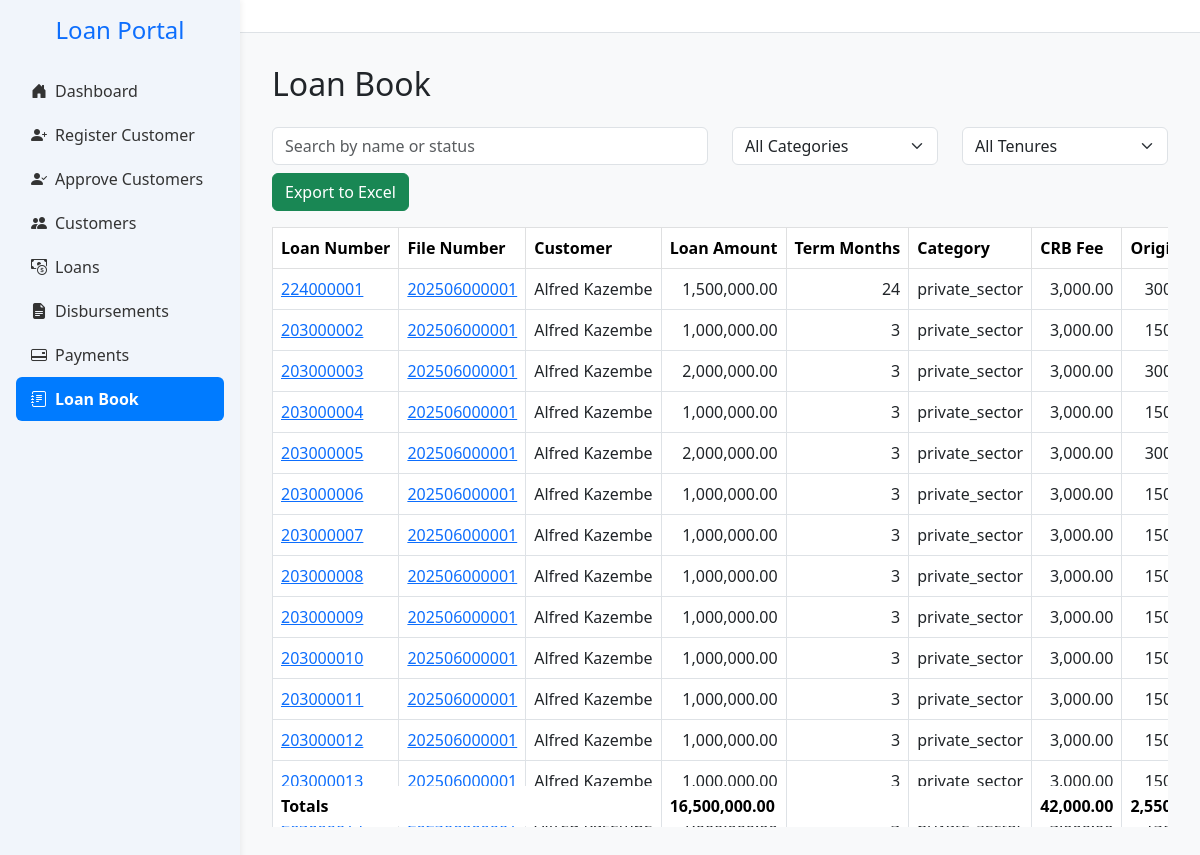
The page /loanbook on the database its author committed.
### app.py (models this page shows, shortened)
class LoanApplication(db.Model):
    __tablename__ = 'loan_applications'
    id = db.Column(db.Integer, primary_key=True)
    customer_id = db.Column(db.Integer, db.ForeignKey('customers.id'), nullable=False)
    loan_amount = db.Column(db.Float,nullable=False, default=0.0)
    status = db.Column(db.String(20), default='pending')
    created_at = db.Column(db.DateTime, default=datetime.utcnow)
    term_months = db.Column(db.Integer)
    monthly_instalment = db.Column(db.Float)
    total_repayment = db.Column(db.Float)
    effective_rate = db.Column(db.Float)
    category = db.Column(db.String(50))
    loan_category = db.Column(db.Integer, nullable=False)
    disbursed = db.Column(db.Boolean, default=False)
    disbursed_bank = db.Column(db.String(100))
    crb_fees = db.Column(db.Float, default=3000)
    origination_fees = db.Column(db.Float)
    insurance_fees = db.Column(db.Float)
    total_fees = db.Column(db.Float)
    collection_fees = db.Column(db.Float)
    schedule_id = db.Column(
    db.Integer,
    db.ForeignKey('repayment_schedules.id', use_alter=True, name='fk_schedule_id'),
    nullable=True
    )
    loan_number = db.Column(db.String(20), nullable=True, unique=True)
    file_number = db.Column(db.String(50))
    date_created = db.Column(db.DateTime, default=datetime.utcnow)
    disbursement_date = db.Column(db.Date, nullable=True)
    cash_to_client = db.Column(db.Float,nullable=False, default=0.0)
    top_up_interest = db.Column(db.Float, default=0.0)
    settlement_interest = db.Column(db.Float, default=0.0)
    closure_type = db.Column(db.String(20))  # 'settlement' or 'topup'
    closure_date = db.Column(db.DateTime)
    top_up_of = db.Column(db.Integer, db.ForeignKey('loan_applications.id'), nullable=True)
    application_status = db.Column(db.String(20), nullable=False, default='pending')
    loan_state = db.Column(db.String(20), nullable=False, default='active')
    performance_status = db.Column(db.String(20), nullable=False, default='performing')
    top_up_balance = db.Column(db.Float, default=0.0)
    settlement_balance = db.Column(db.Float, default=0.0)
    current_balance = db.Column(db.Float, default=0.0)
    settlement_type = Column(Enum(SettlementTypeEnum), nullable=True)
    settling_institution = Column(String(255), nullable=True)  # only if third_party
    settlement_reason = db.Column(db.String(255), nullable=True)
    parent_loan_id = db.Column(
        db.Integer,
        db.ForeignKey('loan_applications.id'),
        nullable=True
    )
    topups = db.relationship(
        'LoanApplication',
        foreign_keys=[parent_loan_id],  # 👈 Specify which foreign key to use
        backref=db.backref('parent_loan', remote_side=[id]),
        cascade='all, delete-orphan'
    )
    payments = db.relationship('Payment', back_populates='loan', cascade='all, delete-orphan')
    customer = db.relationship('Customer', back_populates='loans')
    repayment_schedules = db.relationship(
        'RepaymentSchedule',
        back_populates='loan',
        cascade='all, delete-orphan',
        foreign_keys='RepaymentSchedule.loan_id'
        )

class Customer(db.Model):
    __tablename__ = 'customers'
    id = db.Column(db.Integer, primary_key=True)
    national_id = db.Column(db.String(20), unique=True, nullable=False)
    first_name = db.Column(db.String(100), nullable=False)
    last_name = db.Column(db.String(100), nullable=False)
    gender = db.Column(db.String(10))
    dob = db.Column(db.String(20))
    title = db.Column(db.String(20))
    email = db.Column(db.String(100), nullable=False)
    contact = db.Column(db.String(20))
    address = db.Column(db.String(255))
    next_of_kin_name = db.Column(db.String(20),nullable=False)
    next_of_kin_relationship = db.Column(db.String(20),nullable=False)
    next_of_kin_contact = db.Column(db.String(20))
    employer = db.Column(db.String(100), nullable=False)
    job_title = db.Column(db.String(100))
    salary = db.Column(db.Float)
    service_length = db.Column(db.String(50))
    bank_name = db.Column(db.String(100))
    bank_account = db.Column(db.String(20), nullable=False)
    salary_deposited = db.Column(db.String(10))
    district = db.Column(db.String(100))
    region = db.Column(db.String(100))
    amount_requested = db.Column(db.Float)
    status = db.Column(db.String(20), default='pending')
    is_approved_for_creation = db.Column(db.Boolean, default=False)
    maker_id = db.Column(db.Integer, nullable=False)
    checker_id = db.Column(db.Integer)
    is_approved_for_deletion = db.Column(db.Boolean, default=False)
    file_number = db.Column(db.String(20))
    created_at = db.Column(db.DateTime, default=datetime.utcnow)
    loans = db.relationship('LoanApplication', back_populates='customer')

### app.py (the view, shortened to what this page needs)
@app.route('/loanbook')
def loanbook():
    try:
        page = int(request.args.get("page", 1))
        per_page = 25
        ajax = request.args.get("ajax") == "true"
        loans_query = LoanApplication.query \
            .join(Customer, LoanApplication.customer_id == Customer.id) \
            .options(joinedload(LoanApplication.payments).joinedload(Payment.allocation))
        all_loans = loans_query.all()
        processed_loans = []
        for loan in all_loans:
            customer = loan.customer
            config = PRICING.get(loan.term_months or 0, {})
            loan_amount = loan.loan_amount or 0
            capitalized = (
                loan_amount
                + (loan_amount * config.get('origination', 0))
                + (loan_amount * config.get('insurance', 0))
                + config.get('crb', 0)
            )
            total_principal_paid = sum(
                (p.allocation.principal or 0) for p in loan.payments if p.allocation
            )
            remaining_balance = capitalized - (total_principal_paid or 0)
            processed_loans.append({
                'customer': {
                    'first_name': customer.first_name,
                    'last_name': customer.last_name,
                    'file_number': customer.file_number
                },
                'loan': {
                    'loan_number': loan.loan_number,
                    'amount': loan_amount,
                    'term': loan.term_months,
                    'category': loan.category,
                    'monthly_instalment': loan.monthly_instalment,
                    'total_repayment': loan.total_repayment,
                    'balance': round(remaining_balance, 2),
                    'disbursed': loan.disbursed,
                    'collection_fee': loan_amount * config.get('collection', 0)
                },
                'fees': {
                    'crb': config.get('crb', 0),
                    'origination': loan_amount * config.get('origination', 0),
                    'insurance': loan_amount * config.get('insurance', 0),
                    'total': (
                        config.get('crb', 0)
                        + (loan_amount * config.get('origination', 0))
                        + (loan_amount * config.get('insurance', 0))
                    )
                }
            })
        total_loans = len(processed_loans)
        start = (page - 1) * per_page
        end = start + per_page
        paginated_loans = processed_loans[start:end]
        has_next = end < total_loans
        totals = {
            "loan_amount": sum(loan["loan"]["amount"] or 0 for loan in processed_loans),
            "crb_fees": sum(loan["fees"]["crb"] or 0 for loan in processed_loans),
            "origination_fees": sum(loan["fees"]["origination"] or 0 for loan in processed_loans),
            "insurance_fees": sum(loan["fees"]["insurance"] or 0 for loan in processed_loans),
            "total_fees": sum(loan["fees"]["total"] or 0 for loan in processed_loans),
            "collection_fees": sum(
                loan["loan"]["collection_fee"] * (loan["loan"]["term"] or 0)
                for loan in processed_loans
            ),
            "total_balance": sum(loan["loan"]["balance"] or 0 for loan in processed_loans),
            "monthly_instalment": sum(loan["loan"]["monthly_instalment"] or 0 for loan in processed_loans),
            "total_repayment": sum(loan["loan"]["total_repayment"] or 0 for loan in processed_loans)
        }
        return render_template(
            'loanbook.html',
            loans=paginated_loans,
            page=page,
            has_next=has_next,
            loan_categories={loan['loan']['category'] for loan in processed_loans if loan['loan']['category']},
            loan_tenures=sorted({loan['loan']['term'] for loan in processed_loans if loan['loan']['term'] is not None}),
            totals=totals
        )
    except Exception as e:
        flash(f"Error loading loan book: {str(e)}", "danger")
        return redirect(url_for('home'))

### templates/loanbook.html (shortened to what this page needs)
{% extends "base.html" %}
{% block content %}
<h2 class="mb-4">Loan Book</h2>
<div class="row search-bar">
  <div class="col-md-6 mb-2">
    <input type="text" id="searchInput" class="form-control" placeholder="Search by name or status">
  </div>
  <div class="col-md-3 mb-2">
    <select id="categoryFilter" class="form-select">
      <option value="">All Categories</option>
    </select>
  </div>
  <div class="col-md-3 mb-2">
    <select id="tenureFilter" class="form-select">
      <option value="">All Tenures</option>
    </select>
  </div>
</div>
<button class="btn btn-success mb-3" onclick="exportToExcel()">Export to Excel</button>
<div class="table-responsive" style="max-height: 600px; overflow: auto;">
  <table class="table table-bordered table-hover text-nowrap" id="loanTable">
    <thead class="table-light sticky-top">
      <tr>
        <th>Loan Number</th>
        <th>File Number</th>
        <th>Customer</th>
        <th>Loan Amount</th>
        <th>Term Months</th>
        <th>Category</th>
        <th>CRB Fee</th>
        <th>Origination</th>
      </tr>
    </thead>
    <tbody id="loanTableBody">
      {% include "partials/_loan_rows.html" %}
    </tbody>
    <tfoot class="table-light fw-bold">
      <tr>
        <td colspan="3">Totals</td>
        <td>{{ "{:,.2f}".format(totals.loan_amount or 0) }}</td>
        <td></td>
        <td></td>
        <td>{{ "{:,.2f}".format(totals.crb_fees or 0) }}</td>
        <td>{{ "{:,.2f}".format(totals.origination_fees or 0) }}</td>
      </tr>
    </tfoot>
  </table>
</div>
{% endblock %}

### templates/partials/_loan_rows.html (shortened to what this page needs)
{% for loan in loans %}
<tr>
  <td>
    <a href="{{ url_for('loan_statement', loan_number=loan['loan']['loan_number']) }}">
        {{ loan['loan']['loan_number'] }}
    </a>
    </td>
    <td>
    <a href="{{ url_for('customer_account', file_number=loan['customer']['file_number']) }}">
        {{ loan['customer']['file_number'] }}
    </a>
    </td>
  <td>{{ loan.customer.first_name }} {{ loan.customer.last_name }}</td>
  <td>{{ "{:,.2f}".format(loan.loan.amount) }}</td>
  <td>{{ loan.loan.term }}</td>
  <td>{{ loan.loan.category }}</td>
  <td>{{ "{:,.2f}".format(loan.fees.crb) }}</td>
  <td>{{ "{:,.2f}".format(loan.fees.origination) }}</td>
</tr>
{% endfor %}

### templates/base.html (style rules this page uses)
:root { --main-blue: #007bff; --sidebar-bg: #f1f5fb; --sidebar-hover: #dbeafe; }
body { overflow-x: hidden; background-color: #f8f9fa; }

### templates/loanbook.html (style rules this page uses)
.table-responsive { max-height: calc(100vh - 300px); overflow: auto; position: relative; }
.table-responsive thead th { position: sticky; top: 0; background: white; z-index: 2; box-shadow: 0 2px 2px -1px rgba(0,0,0,0.1); }
.table-responsive tfoot td { position: sticky; bottom: 0; background: white; z-index: 2; box-shadow: 0 -2px 2px -1px rgba(0,0,0,0.1); }
table.table tbody td:nth-child(4), table.table tbody td:nth-child(5), table.table tbody td:nth-child(7), table.table tbody td:nth-child(8), table.table tbody td:nth-child(9), table.table tbody td:nth-child(10), table.table tbody td:nth-child(11), table.table tbody td:nth-child(12), table.table tbody td:nth-child(13), table.table tbody td:nth-child(14) { text-align: right; }
table.table tfoot td:nth-child(4), table.table tfoot td:nth-child(5), table.table tfoot td:nth-child(7), table.table tfoot td:nth-child(8), table.table tfoot td:nth-child(9), table.table tfoot td:nth-child(10), table.table tfoot td:nth-child(11), table.table tfoot td:nth-child(12), table.table tfoot td:nth-child(13), table.table tfoot td:nth-child(14) { text-align: right; }

### rows shown on the page
LoanApplication: loan.loan_number "224000001", loan.amount "1,500,000.00", loan.category "private_sector"
Customer: customer.file_number "202506000001" "202506000001" "202506000001" "202506000001" "202506000001" "202506000001" "202506000001" "202506000001" "202506000001" "202506000001" "202506000001" "202506000001" "202506000001", customer.first_name "Alfred" "Alfred" "Alfred" "Alfred" "Alfred" "Alfred" "Alfred" "Alfred" "Alfred" "Alfred" "Alfred" "Alfred" "Alfred", customer.last_name "Kazembe" "Kazembe" "Kazembe" "Kazembe" "Kazembe" "Kazembe" "Kazembe" "Kazembe" "Kazembe" "Kazembe" "Kazembe" "Kazembe" "Kazembe"
LoanApplication: loan.loan_number "203000002", loan.amount "1,000,000.00", loan.category "private_sector"
LoanApplication: loan.loan_number "203000003", loan.amount "2,000,000.00", loan.category "private_sector"
LoanApplication: loan.loan_number "203000004", loan.amount "1,000,000.00", loan.category "private_sector"
LoanApplication: loan.loan_number "203000005", loan.amount "2,000,000.00", loan.category "private_sector"
LoanApplication: loan.loan_number "203000006", loan.amount "1,000,000.00", loan.category "private_sector"
LoanApplication: loan.loan_number "203000007", loan.amount "1,000,000.00", loan.category "private_sector"
LoanApplication: loan.loan_number "203000008", loan.amount "1,000,000.00", loan.category "private_sector"
LoanApplication: loan.loan_number "203000009", loan.amount "1,000,000.00", loan.category "private_sector"
LoanApplication: loan.loan_number "203000010", loan.amount "1,000,000.00", loan.category "private_sector"
LoanApplication: loan.loan_number "203000011", loan.amount "1,000,000.00", loan.category "private_sector"
LoanApplication: loan.loan_number "203000012", loan.amount "1,000,000.00", loan.category "private_sector"
LoanApplication: loan.loan_number "203000013", loan.amount "1,000,000.00", loan.category "private_sector"

### other values the page prints
{{ loan.loan.term }} "24" "3" "3" "3" "3" "3" "3" "3" "3" "3" "3" "3" "3"
{{ "{:,.2f}".format(loan.fees.crb) }} "3,000.00" "3,000.00" "3,000.00" "3,000.00" "3,000.00" "3,000.00" "3,000.00" "3,000.00" "3,000.00" "3,000.00" "3,000.00" "3,000.00" "3,000.00"
{{ "{:,.2f}".format(totals.loan_amount or 0) }} "16,500,000.00"
{{ "{:,.2f}".format(totals.crb_fees or 0) }} "42,000.00"
